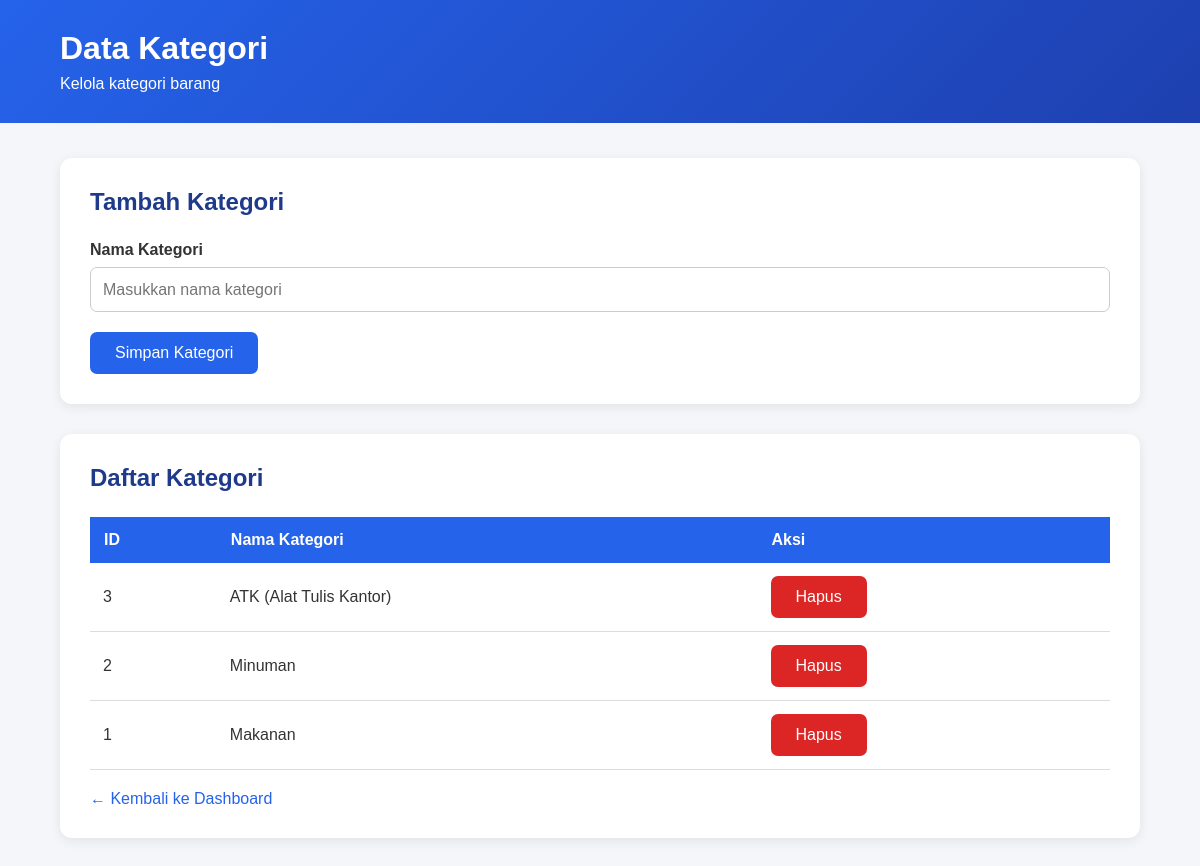
The page /kategori.php (signed in) on the database its author committed.
### tables this page shows
CREATE TABLE `tb_kategori` (
  `id_kategori` int(11) NOT NULL,
  `nama_kategori` varchar(100) NOT NULL
);

### kategori.php (the view, shortened to what this page needs)
<?php
require_once __DIR__ . "/src/koneksi.php";
$data = mysqli_query(
    $koneksi,
    "SELECT * FROM tb_kategori ORDER BY id_kategori DESC"
);
?>
<!DOCTYPE html>
<html>
<head>
    <link rel="stylesheet" href="src/style.css">
</head>
<body>
<div class="header">
    <h1>Data Kategori</h1>
    <p>Kelola kategori barang</p>
</div>
<div class="container">
    <div class="card">
        <h2>Tambah Kategori</h2>
        <form action="tambah_kategori.php" method="POST">
            <div class="form-group">
                <label>Nama Kategori</label>
                <input type="text"
                       name="nama_kategori"
                       placeholder="Masukkan nama kategori"
                       required>
            </div>
            <button type="submit">Simpan Kategori</button>
        </form>
    </div>
    <div class="card">
        <h2>Daftar Kategori</h2>
        <div class="table-container">
            <table>
                <tr>
                    <th>ID</th>
                    <th>Nama Kategori</th>
                    <th>Aksi</th>
                </tr>
                <?php while ($row = mysqli_fetch_assoc($data)): ?>
                <tr>
                    <td><?= $row['id_kategori']; ?></td>
                    <td><?= htmlspecialchars($row['nama_kategori']); ?></td>
                    <td>
                        <a class="btn btn-danger"
                           href="hapus_kategori.php?id=<?= $row['id_kategori']; ?>"
                           onclick="return confirm('Hapus kategori?')">
                           Hapus
                        </a>
                    </td>
                </tr>
                <?php endwhile; ?>
            </table>
        </div>
        <a class="back" href="index.php">← Kembali ke Dashboard</a>
    </div>
</div>
</body>
</html>

### style.css (style rules this page uses)
* { box-sizing: border-box; }
html, body { margin: 0; padding: 0; width: 100%; min-height: 100%; }
body { font-family: Arial, sans-serif; background: #f4f6f9; color: #333; }
.header { width: 100%; background: linear-gradient(135deg, #2563eb, #1e40af); color: white; padding: 30px 5%; }
.header h1 { margin: 0 0 8px; }
.header p { margin: 0; }
.container { width: 100%; max-width: 1400px; margin: 0 auto; padding: 35px 5%; }
.card { width: 100%; background: white; padding: 30px; border-radius: 12px; margin-bottom: 30px; box-shadow: 0 3px 12px rgba(0,0,0,0.08); }
.card h2 { color: #1e3a8a; margin-top: 0; margin-bottom: 25px; }
.form-group { width: 100%; margin-bottom: 20px; }
label { display: block; margin-bottom: 8px; font-weight: bold; }
input, select { width: 100%; height: 45px; padding: 10px 12px; border: 1px solid #ccc; border-radius: 7px; font-size: 16px; background: white; }
button, .btn { border: none; background: #2563eb; color: white; padding: 12px 25px; border-radius: 7px; cursor: pointer; font-size: 16px; text-decoration: none; display: inline-block; }
.btn-danger { background: #dc2626; }
.table-container { width: 100%; overflow-x: auto; }
table { width: 100%; border-collapse: collapse; background: white; }
table th { background: #2563eb; color: white; padding: 14px; text-align: left; }
table td { padding: 13px; border-bottom: 1px solid #ddd; }
.back { display: inline-block; margin-top: 20px; color: #2563eb; text-decoration: none; }

### rows shown on the page
tb_kategori: id_kategori "3", nama_kategori "ATK (Alat Tulis Kantor)"
tb_kategori: id_kategori "2", nama_kategori "Minuman"
tb_kategori: id_kategori "1", nama_kategori "Makanan"
